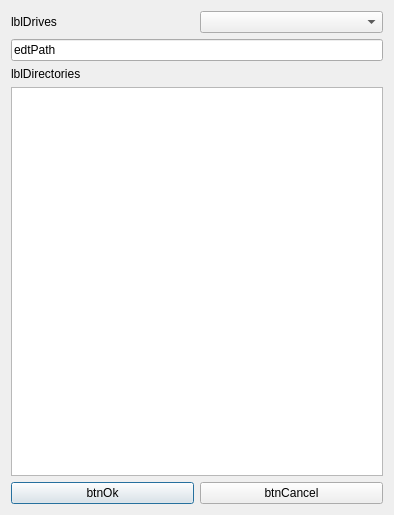
<?xml version="1.0" encoding="UTF-8"?>
<ui version="4.0">
 <class>DirectoryDlgClassClass</class>
 <widget class="QDialog" name="DirectoryDlgClassClass">
  <property name="geometry">
   <rect>
    <x>0</x>
    <y>0</y>
    <width>394</width>
    <height>515</height>
   </rect>
  </property>
  <property name="windowTitle">
   <string>DirectoryDlgClass</string>
  </property>
  <layout class="QVBoxLayout" name="verticalLayout">
   <item>
    <layout class="QHBoxLayout" name="horizontalLayout_2">
     <item>
      <widget class="QLabel" name="lblDrives">
       <property name="text">
        <string>lblDrives</string>
       </property>
      </widget>
     </item>
     <item>
      <widget class="QComboBox" name="cbxDrives">
       <property name="minimumSize">
        <size>
         <width>45</width>
         <height>0</height>
        </size>
       </property>
      </widget>
     </item>
    </layout>
   </item>
   <item>
    <widget class="QLineEdit" name="edtPath">
     <property name="text">
      <string>edtPath</string>
     </property>
    </widget>
   </item>
   <item>
    <widget class="QLabel" name="lblDirectories">
     <property name="text">
      <string>lblDirectories</string>
     </property>
    </widget>
   </item>
   <item>
    <widget class="QListWidget" name="lbDirectories"/>
   </item>
   <item>
    <layout class="QHBoxLayout" name="horizontalLayout">
     <item>
      <widget class="QPushButton" name="btnOk">
       <property name="text">
        <string>btnOk</string>
       </property>
       <property name="default">
        <bool>true</bool>
       </property>
      </widget>
     </item>
     <item>
      <widget class="QPushButton" name="btnCancel">
       <property name="text">
        <string>btnCancel</string>
       </property>
      </widget>
     </item>
    </layout>
   </item>
  </layout>
 </widget>
 <layoutdefault spacing="6" margin="11"/>
 <resources/>
 <connections/>
</ui>
